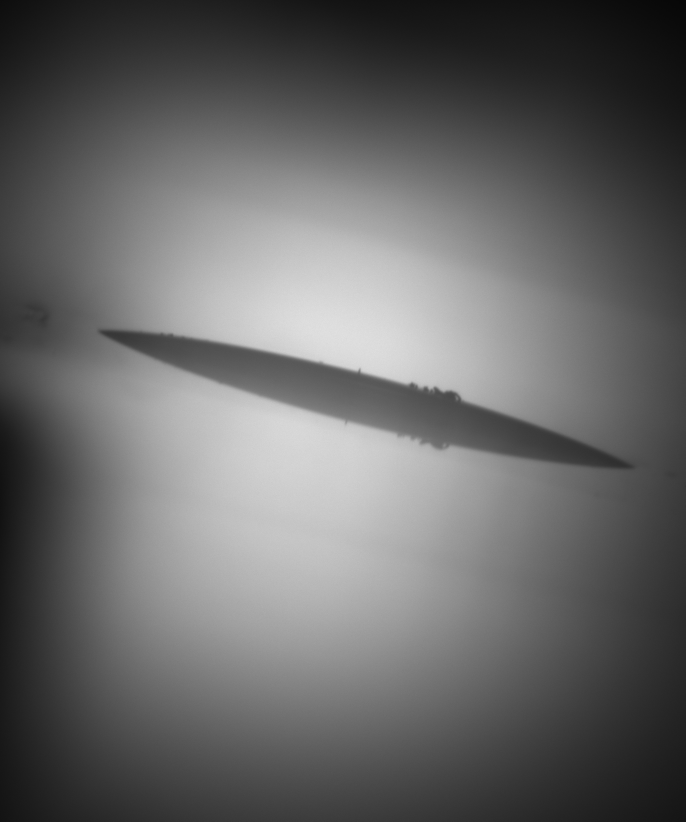
#> input picture OpenCV/img_contact_angle/21.png, 2056 x 2464 px, found by its file name (shown at 1/3 size)
$ jupyter execute --allow-errors Contact_angle.ipynb   (shell and % lines are left out)
#> lines starting #> are read from the running program, lines starting #| are printed output that depends on the picture; after the words box and inside, x2 and y2 are one past the last pixel; in counts of white or black regions, pixels touching at a corner belong together
[cell 1]
import cv2
import numpy as np
import matplotlib
import matplotlib.pyplot as plt
import pyDSA_core as dsa

import imutils

[cell 2]
import os
#> (the rest of this cell did not finish here and is left out)

#> (a cell that did not finish here is left out)

#> (a cell that did not finish here is left out)

#> (a cell that did not finish here is left out)

[cell 6]
def img_show(img):
    plt.figure()
    plt.imshow(img)
    #plt.colorbar()
    plt.show()
    img.shape

[cell 7]
img_path = '/home/bofeng/Downloads/05,07,2021/profil.png'
img = cv2.imread(img_path,1)
#> (the rest of this cell did not finish here and is left out)

#> (a cell that did not finish here is left out)

#> (a cell that did not finish here is left out)

#> (a cell that did not finish here is left out)

#> (a cell that did not finish here is left out)

[cell 12]
Kernel_dial = cv2.getStructuringElement(cv2.MORPH_RECT, (5, 5))
Kernel_ero = cv2.getStructuringElement(cv2.MORPH_RECT, (5, 5))

#> (the rest of this cell did not finish here and is left out)

#> (a cell that did not finish here is left out)

[cell 14]
img_path = "/home/bofeng/Desktop/BAM/Robot_platform/OpenCV/img_contact_angle/21.png"
img = cv2.imread(img_path,1)
#> img is the input picture: shape (2464, 2056, 3); min 6, max 233, mean 103.1
imgGray = cv2.cvtColor(img, cv2.COLOR_BGR2GRAY)
def img_show(img):
    plt.figure()
    plt.imshow(img)
    #plt.colorbar()
    plt.show()
    img.shape
img_show(img = img)

[cell 15]
img_ = imgGray[:]
#img__ = img_ [200:2000, 300:1500]
thres_min = img.min()
#> thres_min = 6
thres_max = img.max()
#> thres_max = 233
print(thres_min)
#| 6
print(thres_max)
#| 233

[cell 16]
img_show(img = img_)
ret, img_thres = cv2.threshold(img_, 100, 255, cv2.THRESH_BINARY_INV);
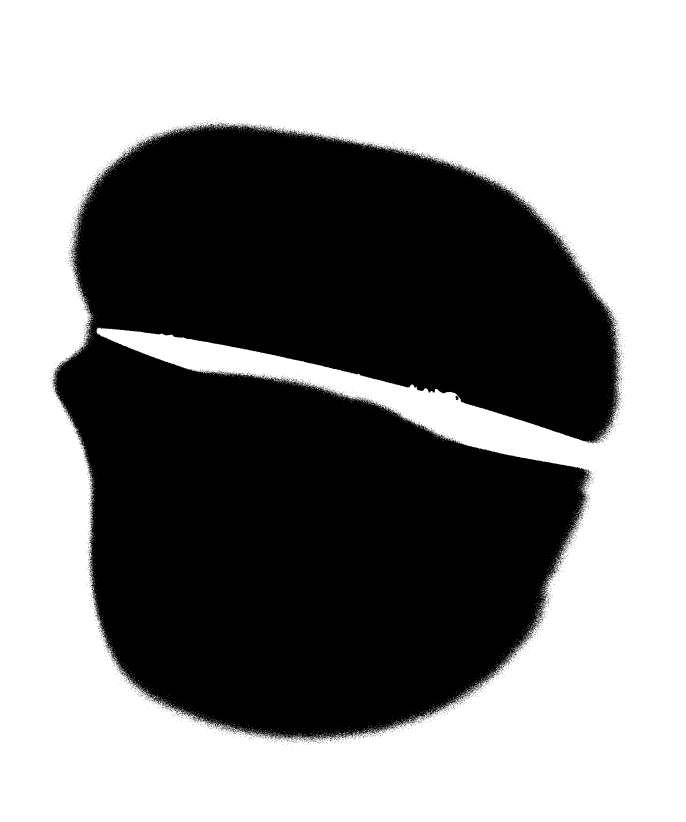
#> img_thres: shape (2464, 2056) (shown at 1/3 size); 54.3% white; 4408 black regions (4401 under 20 px), largest, box (x1, y1, x2, y2) and area: (157, 371, 1861, 2222) 2307098, (1366, 1187, 1376, 1201) 84, (670, 371, 684, 380) 37
print(ret)
img_show(img = img_thres)

[cell 17]
edges = cv2.Canny(img_, 10, 10)
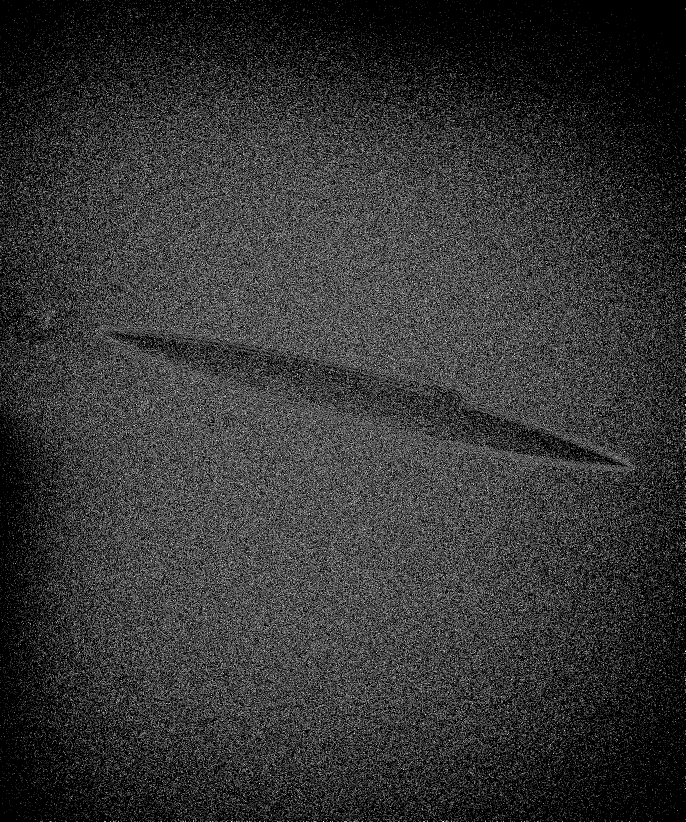
#> edges: shape (2464, 2056) (shown at 1/3 size); 20.4% white in thin lines or dots
img_show(img = edges)

[cell 18]
blurred = cv2.blur(img_, (9, 9))
imgBlur = cv2.GaussianBlur(blurred, (11, 11),1)
img_show(img = blurred)
edges = cv2.Canny(img_, 5, 5)
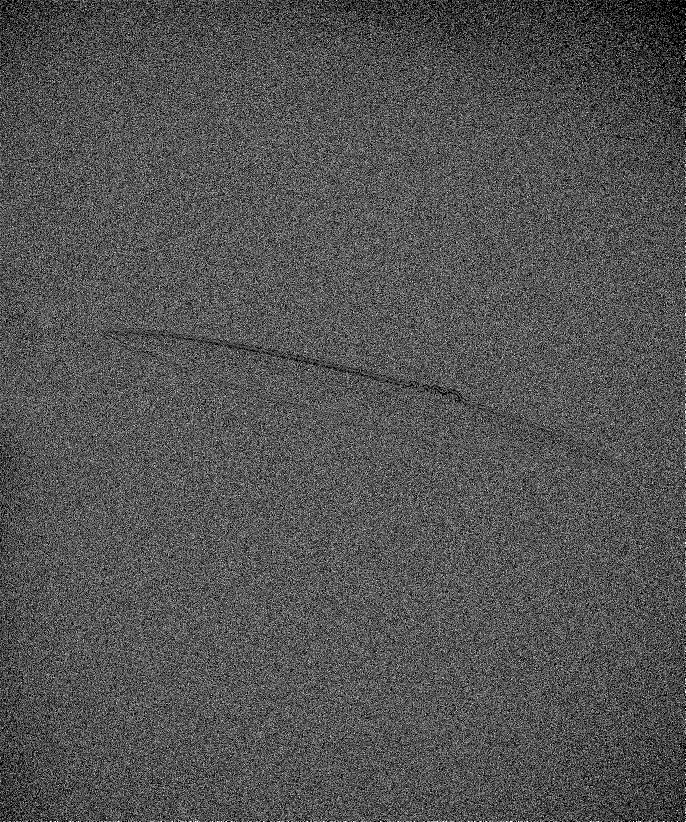
#> edges: shape (2464, 2056) (shown at 1/3 size); 32.6% white in thin lines or dots
cv2.imwrite('edges.png',edges)

img_show(img = edges)

[cell 19]
gray = np.float32(imgGray)
img_show(img = gray)

[cell 20]
dst = cv2.cornerHarris(gray,10,1,0.05)
cv2.imwrite('Harris.png',dst)
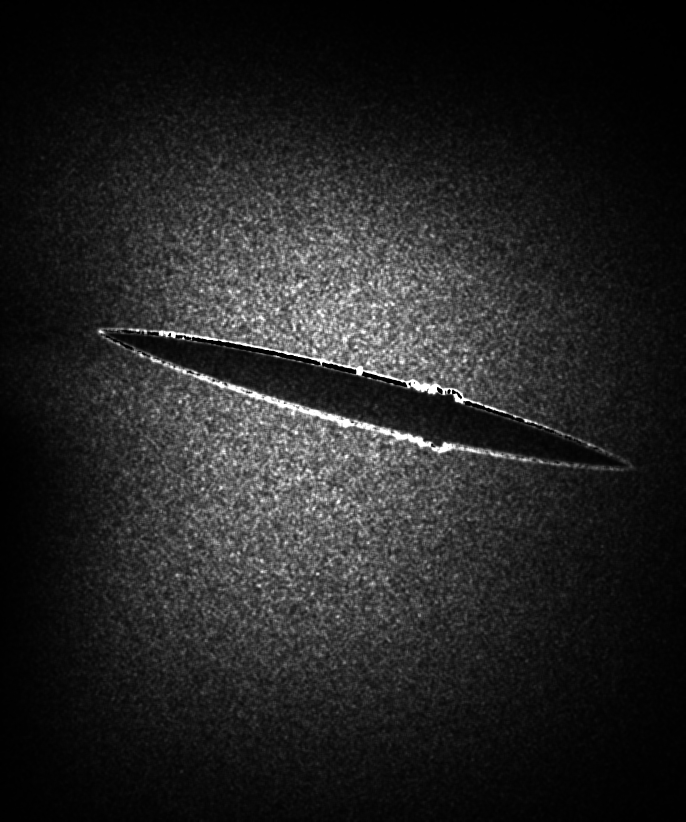
#> saved as Harris.png: shape (2464, 2056) (shown at 1/3 size); min 0, max 255, mean 36
img_show(img = dst)

[cell 21]
img_fast = cv2.imread( "/home/bofeng/Desktop/BAM/Robot_platform/OpenCV/img_contact_angle/21.png",0)

fast = cv2.FastFeatureDetector_create()
kp = fast.detect(img_fast,None)
#> kp = 38 keypoints; strongest (x, y, size): (1079, 1108, 7), (1080, 1105, 7), (1079, 1110, 7), (1078, 1112, 7)
img2 = cv2.drawKeypoints(img_fast, kp, outImage=None, color=(255,0,0))

img_show(img = img2)

cv2.imwrite('fast_true.png',img2)


"""
print ("Threshold:",fast.getInt('threshold'))
print ("nonmaxSoppression:",fast.getBool('nonmaxSuppression'))
print ("neighborhood:",fast.getInt('type'))
print ("Total Keypoints with nonmaxSuppression:",len(kp))

cv2.imwrite('fast_true.png', img2)
fast.setBool('nonmaxSuppression',0)
kp = fast.detect(gray,None)
print ("Total Keypoints without nonmaxSuppression:",len(kp))
img3 = cv2.drawKeypoints(img, kp, color=(255,0,0))
cv2.imwrite('fast_false.png', img3)
"""

[cell 22]
corners = cv2.goodFeaturesToTrack(gray,25,0.01,10)
#> corners = 25 rows, first 8: [1079, 1107], [1298, 1166], [1037, 1271], [1246, 1154], [1288, 1171], [1236, 1149], [1281, 1160], [1371, 1197]
corners = np.int0(corners)

for i in corners:
    x,y = i.ravel()
    cv2.circle(gray,(x,y),3,255,-1)
#> this loop made 25 passes
#> (x, y) on passes 1 to 12: (1079, 1107), (1298, 1166), (1037, 1271), (1246, 1154), (1288, 1171), (1236, 1149), (1281, 1160), (1371, 1197), (1383, 1176), (1215, 1311), (713, 1172), (522, 1005)

plt.imshow(gray),plt.show()
cv2.imwrite('Shi-Tomasi.png',gray)
#> Out = True

$ run again, with OpenCV/img_contact_angle/0.png copied over OpenCV/img_contact_angle/21.png
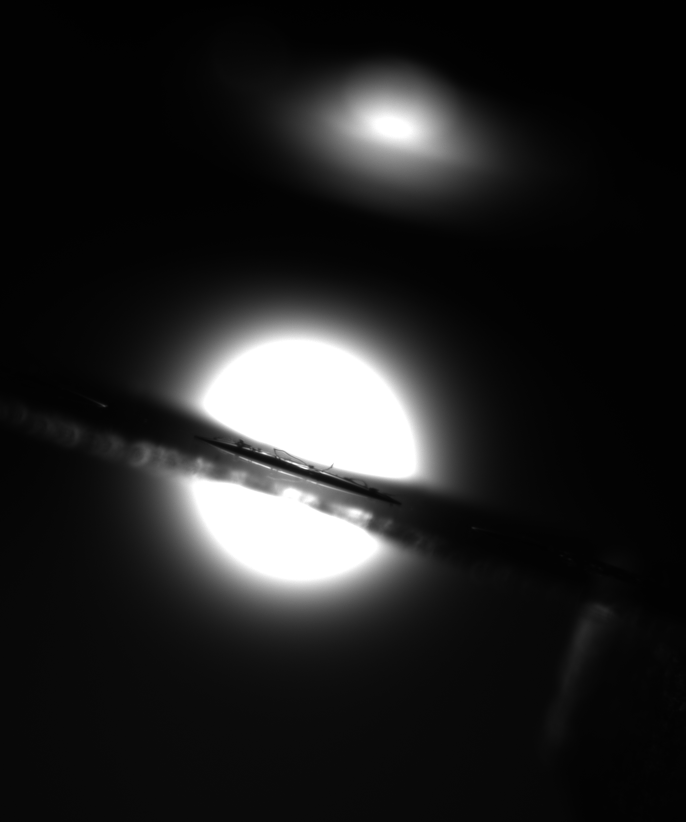
#> input picture OpenCV/img_contact_angle/0.png, 2056 x 2464 px, found by its file name (shown at 1/3 size)
#> img is the input picture: shape (2464, 2056, 3); min 1, max 255, mean 34.2
#> thres_min = 1
#> thres_max = 255
#| 1
#| 255
#> `ret, img_thres = cv2.threshold(img_, 100, 255, cv2.THRESH_BINARY_INV);`:
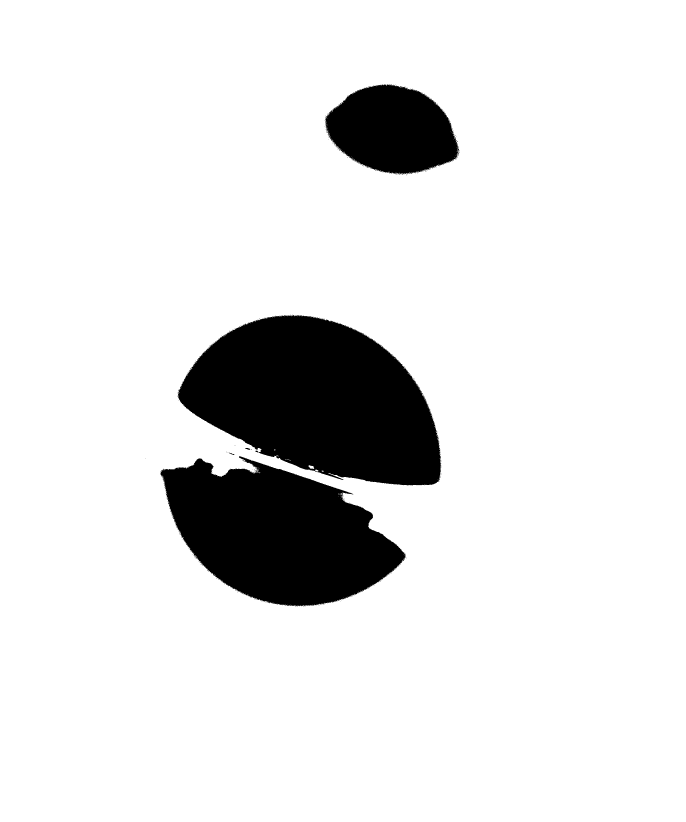
#> img_thres: shape (2464, 2056) (shown at 1/3 size); 88.8% white; 252 black regions (247 under 20 px), largest, box (x1, y1, x2, y2) and area: (533, 945, 1324, 1456) 276966, (480, 1369, 1219, 1820) 211850, (975, 253, 1378, 524) 78911, (735, 1344, 751, 1350) 49, (687, 1358, 703, 1365) 35
#> `cv2.imwrite('Harris.png',dst)`:
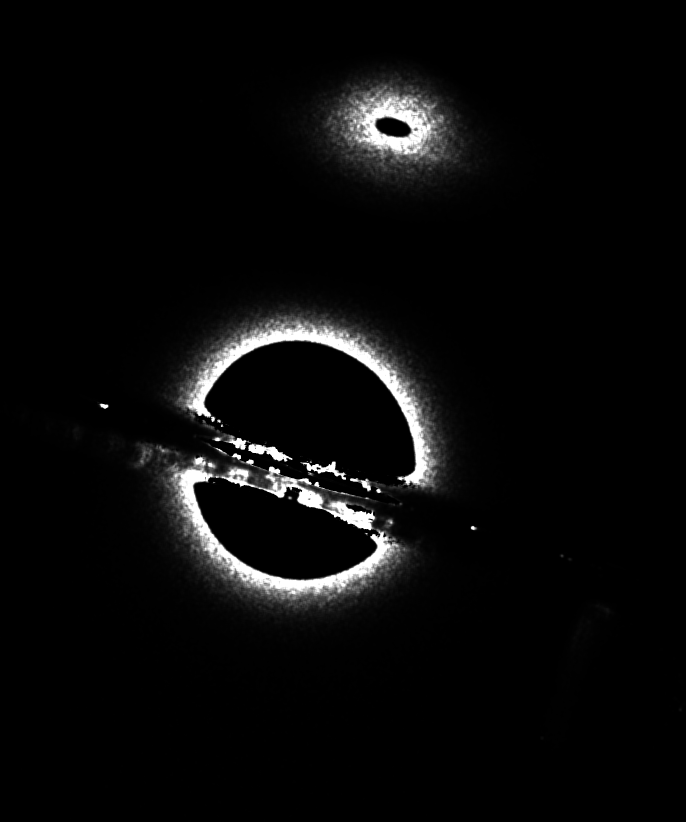
#> saved as Harris.png: shape (2464, 2056) (shown at 1/3 size); min 0, max 255, mean 10
#> kp = 158 keypoints; strongest (x, y, size): (809, 1404, 7), (922, 1406, 7), (757, 1385, 7), (767, 1353, 7)
#> corners = 25 rows, first 8: [786, 1358], [924, 1406], [810, 1404], [831, 1370], [756, 1385], [766, 1353], [960, 1415], [749, 1348]
#> the loop `for i in corners:` made 25 passes
#> Out = True

$ run again, with OpenCV/img_contact_angle/00.png copied over OpenCV/img_contact_angle/21.png
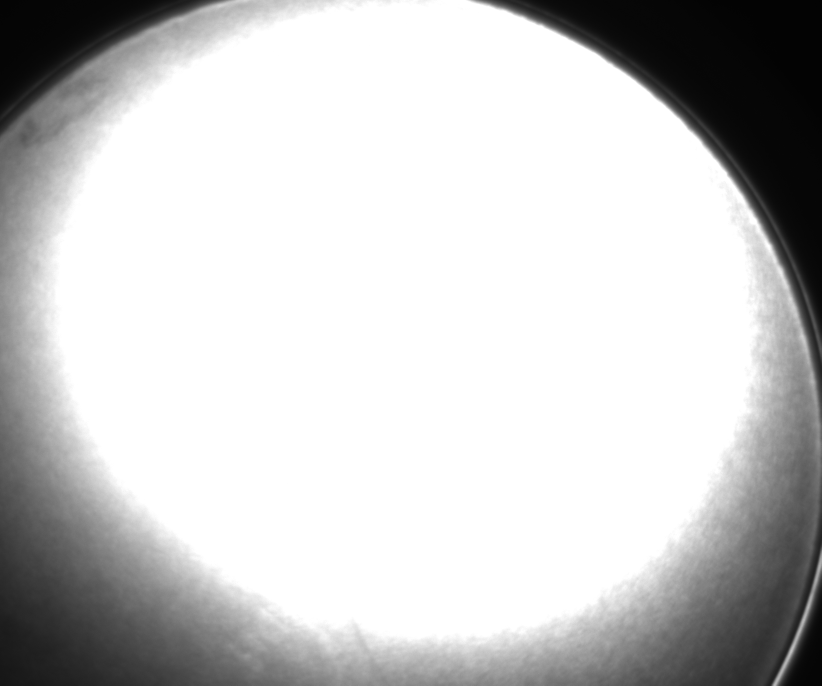
#> input picture OpenCV/img_contact_angle/00.png, 2464 x 2056 px, found by its file name (shown at 1/3 size)
#> img is the input picture: shape (2056, 2464, 3); min 2, max 255, mean 200.8
#> thres_min = 2
#> thres_max = 255
#| 2
#| 255
#> `ret, img_thres = cv2.threshold(img_, 100, 255, cv2.THRESH_BINARY_INV);`:
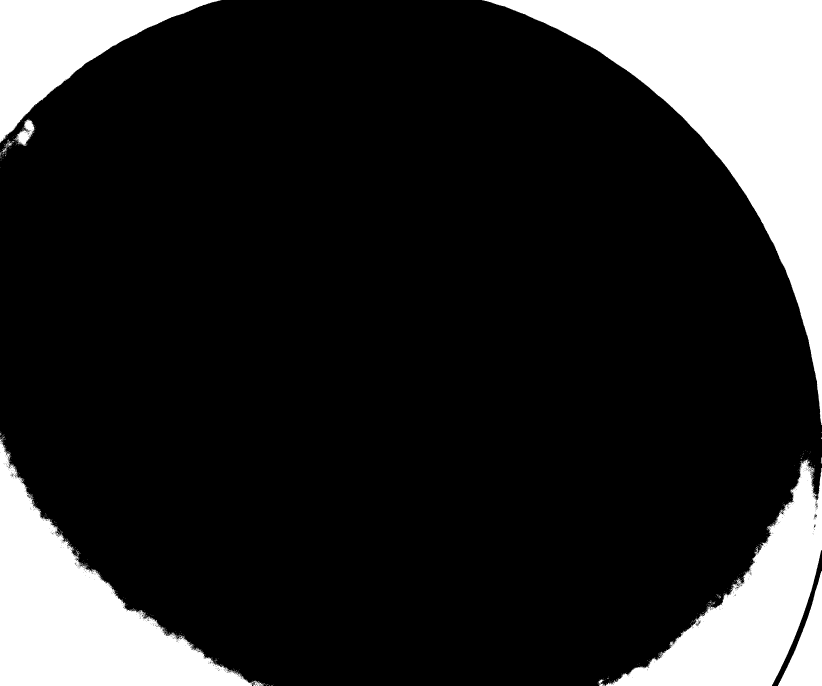
#> img_thres: shape (2056, 2464) (shown at 1/3 size); 17.1% white; 799 white regions (787 under 20 px), largest, box (x1, y1, x2, y2) and area: (1446, 0, 2464, 1271) 361586, (0, 1312, 791, 2056) 217576, (1817, 1380, 2464, 2056) 151609
#> `cv2.imwrite('Harris.png',dst)`:
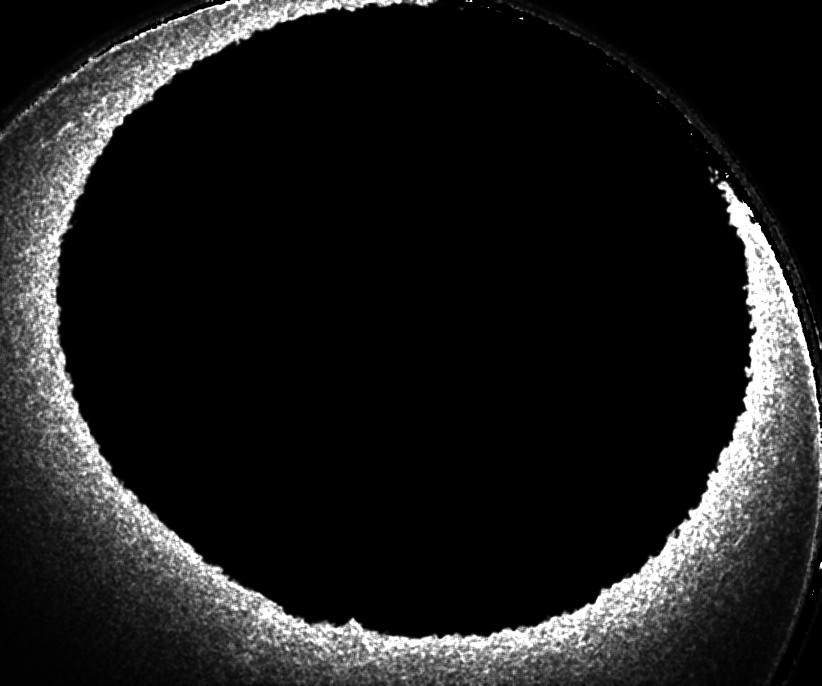
#> saved as Harris.png: shape (2056, 2464) (shown at 1/3 size); min 0, max 255, mean 27.9
#> kp = 59 keypoints; strongest (x, y, size): (1566, 53, 7), (2314, 737, 7), (2270, 872, 7), (2205, 1293, 7)
#> corners = 25 rows, first 8: [2099, 1530], [2252, 635], [1411, 1], [2340, 824], [2258, 1010], [2397, 969], [2371, 889], [2205, 1293]
#> the loop `for i in corners:` made 25 passes
#> Out = True

$ run again, with OpenCV/img_contact_angle/004.png copied over OpenCV/img_contact_angle/21.png
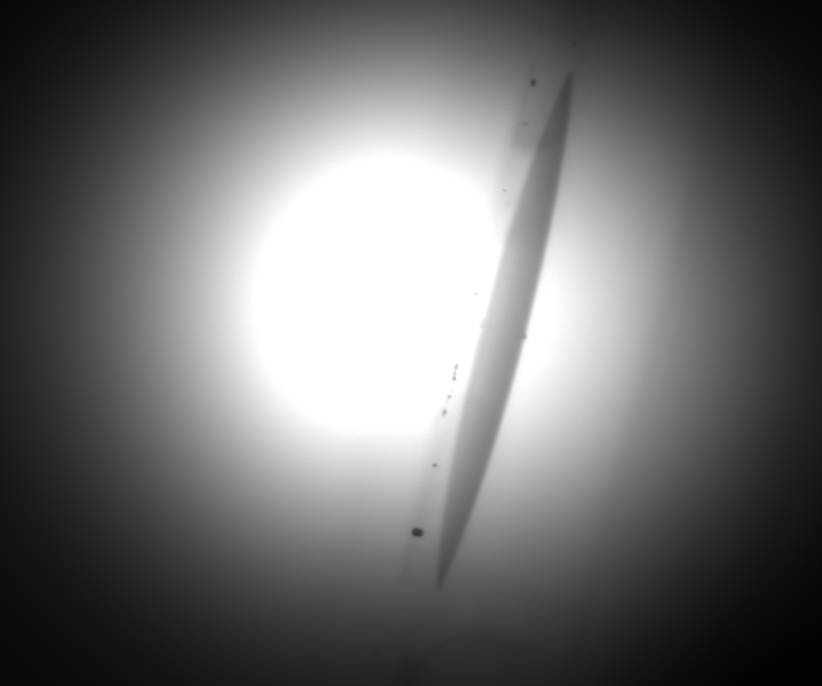
#> input picture OpenCV/img_contact_angle/004.png, 2464 x 2056 px, found by its file name (shown at 1/3 size)
#> img is the input picture: shape (2056, 2464, 3); min 1, max 255, mean 109.9
#> thres_min = 1
#> thres_max = 255
#| 1
#| 255
#> `ret, img_thres = cv2.threshold(img_, 100, 255, cv2.THRESH_BINARY_INV);`:
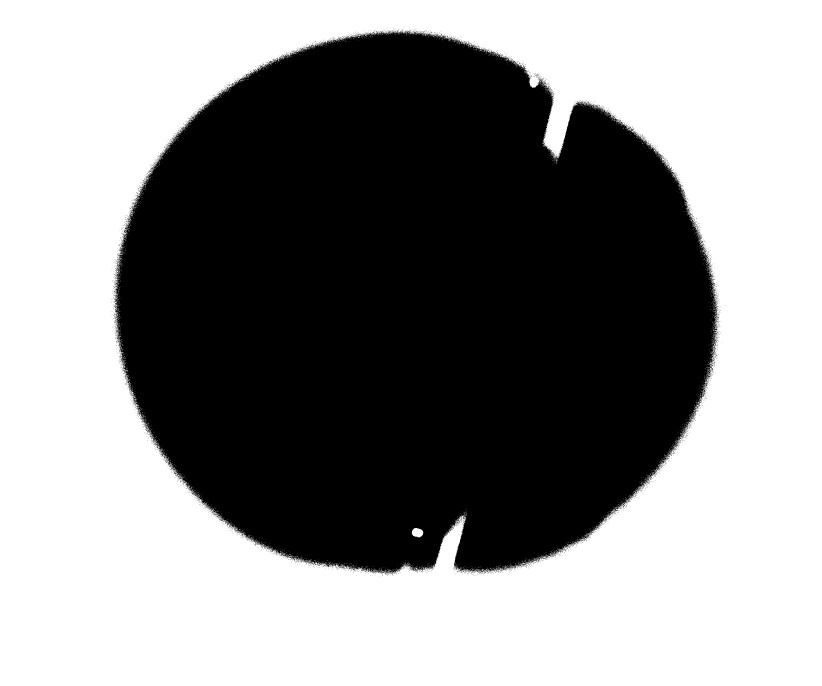
#> img_thres: shape (2056, 2464) (shown at 1/3 size); 55.1% white; 2696 black regions (2695 under 20 px), largest, box (x1, y1, x2, y2) and area: (341, 92, 2155, 1722) 2267717
#> `cv2.imwrite('Harris.png',dst)`:
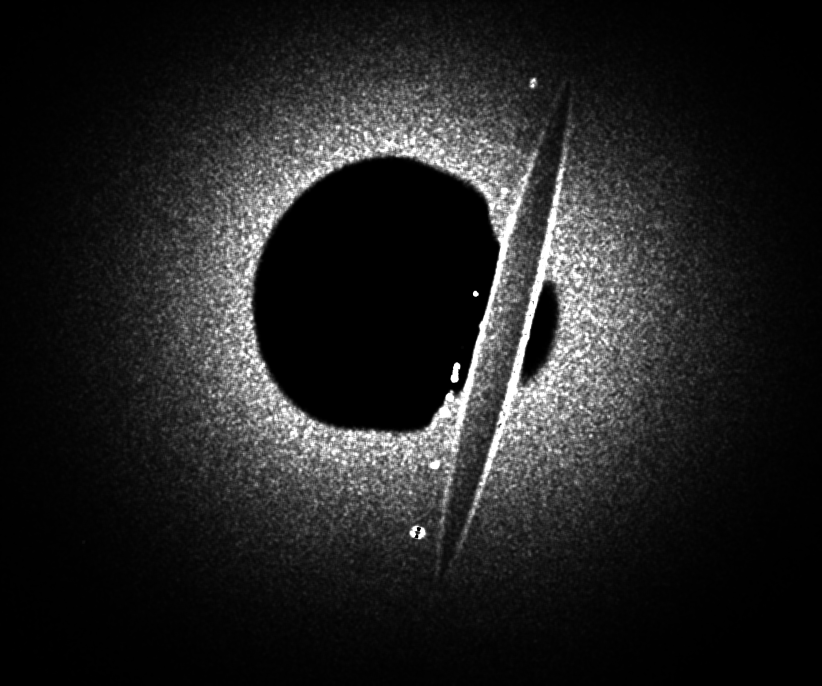
#> saved as Harris.png: shape (2056, 2464) (shown at 1/3 size); min 0, max 255, mean 34.5
#> kp = 46 keypoints; strongest (x, y, size): (1361, 1132, 7), (1360, 1138, 7), (1510, 569, 7), (1426, 882, 7)
#> corners = 25 rows, first 8: [1362, 1134], [1510, 569], [1426, 883], [1345, 1190], [1301, 1395], [1333, 1234], [1374, 1102], [1600, 896]
#> the loop `for i in corners:` made 25 passes
#> Out = True
